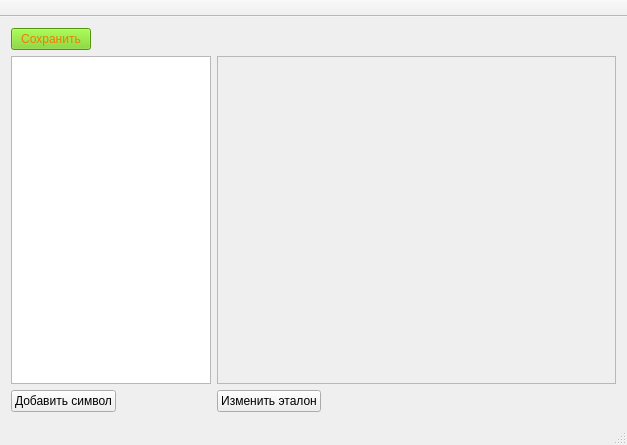
<?xml version="1.0" encoding="UTF-8"?>
<ui version="4.0">
 <class>MainWindow</class>
 <widget class="QMainWindow" name="MainWindow">
  <property name="geometry">
   <rect>
    <x>0</x>
    <y>0</y>
    <width>627</width>
    <height>445</height>
   </rect>
  </property>
  <property name="windowTitle">
   <string>MainWindow</string>
  </property>
  <widget class="QWidget" name="centralWidget">
   <layout class="QVBoxLayout" name="verticalLayout_3">
    <item>
     <widget class="QPushButton" name="save_button">
      <property name="sizePolicy">
       <sizepolicy hsizetype="Fixed" vsizetype="Fixed">
        <horstretch>0</horstretch>
        <verstretch>0</verstretch>
       </sizepolicy>
      </property>
      <property name="whatsThis">
       <string>&lt;html&gt;&lt;head/&gt;&lt;body&gt;&lt;p&gt;hello&lt;/p&gt;&lt;/body&gt;&lt;/html&gt;</string>
      </property>
      <property name="styleSheet">
       <string notr="true">border-color: rgb(204, 0, 0);
background-color: rgb(115, 210, 22);
color: rgb(245, 121, 0);</string>
      </property>
      <property name="text">
       <string>Сохранить</string>
      </property>
     </widget>
    </item>
    <item>
     <layout class="QHBoxLayout" name="horizontalLayout">
      <item>
       <layout class="QVBoxLayout" name="verticalLayout_2">
        <item>
         <widget class="QListWidget" name="listWidget">
          <property name="sizePolicy">
           <sizepolicy hsizetype="Fixed" vsizetype="Expanding">
            <horstretch>0</horstretch>
            <verstretch>0</verstretch>
           </sizepolicy>
          </property>
          <property name="minimumSize">
           <size>
            <width>200</width>
            <height>300</height>
           </size>
          </property>
          <property name="maximumSize">
           <size>
            <width>200</width>
            <height>16777215</height>
           </size>
          </property>
          <property name="movement">
           <enum>QListView::Static</enum>
          </property>
          <property name="isWrapping" stdset="0">
           <bool>true</bool>
          </property>
          <property name="resizeMode">
           <enum>QListView::Adjust</enum>
          </property>
          <property name="viewMode">
           <enum>QListView::IconMode</enum>
          </property>
          <property name="modelColumn">
           <number>0</number>
          </property>
          <property name="uniformItemSizes">
           <bool>false</bool>
          </property>
          <property name="itemAlignment">
           <set>Qt::AlignLeading</set>
          </property>
          <property name="currentRow">
           <number>-1</number>
          </property>
         </widget>
        </item>
        <item>
         <widget class="QPushButton" name="add_button">
          <property name="sizePolicy">
           <sizepolicy hsizetype="Fixed" vsizetype="Fixed">
            <horstretch>0</horstretch>
            <verstretch>0</verstretch>
           </sizepolicy>
          </property>
          <property name="text">
           <string>Добавить символ</string>
          </property>
         </widget>
        </item>
       </layout>
      </item>
      <item>
       <layout class="QVBoxLayout" name="verticalLayout">
        <item>
         <widget class="QScrollArea" name="scrollArea">
          <property name="enabled">
           <bool>true</bool>
          </property>
          <property name="sizePolicy">
           <sizepolicy hsizetype="Expanding" vsizetype="Expanding">
            <horstretch>0</horstretch>
            <verstretch>0</verstretch>
           </sizepolicy>
          </property>
          <property name="minimumSize">
           <size>
            <width>200</width>
            <height>300</height>
           </size>
          </property>
          <property name="styleSheet">
           <string notr="true">border-color: rgb(204, 0, 0);</string>
          </property>
          <property name="widgetResizable">
           <bool>true</bool>
          </property>
          <widget class="QWidget" name="scrollAreaWidgetContents">
           <property name="geometry">
            <rect>
             <x>0</x>
             <y>0</y>
             <width>395</width>
             <height>298</height>
            </rect>
           </property>
           <property name="sizePolicy">
            <sizepolicy hsizetype="Expanding" vsizetype="Expanding">
             <horstretch>0</horstretch>
             <verstretch>0</verstretch>
            </sizepolicy>
           </property>
           <layout class="QHBoxLayout" name="horizontalLayout_2"/>
          </widget>
         </widget>
        </item>
        <item>
         <widget class="QPushButton" name="edit_button">
          <property name="sizePolicy">
           <sizepolicy hsizetype="Fixed" vsizetype="Fixed">
            <horstretch>0</horstretch>
            <verstretch>0</verstretch>
           </sizepolicy>
          </property>
          <property name="layoutDirection">
           <enum>Qt::LeftToRight</enum>
          </property>
          <property name="text">
           <string>Изменить эталон</string>
          </property>
         </widget>
        </item>
       </layout>
      </item>
     </layout>
    </item>
   </layout>
  </widget>
  <widget class="QMenuBar" name="menuBar">
   <property name="geometry">
    <rect>
     <x>0</x>
     <y>0</y>
     <width>627</width>
     <height>22</height>
    </rect>
   </property>
  </widget>
  <widget class="QToolBar" name="mainToolBar">
   <property name="movable">
    <bool>false</bool>
   </property>
   <attribute name="toolBarArea">
    <enum>TopToolBarArea</enum>
   </attribute>
   <attribute name="toolBarBreak">
    <bool>false</bool>
   </attribute>
  </widget>
  <widget class="QStatusBar" name="statusBar"/>
 </widget>
 <layoutdefault spacing="6" margin="11"/>
 <resources/>
 <connections/>
</ui>
